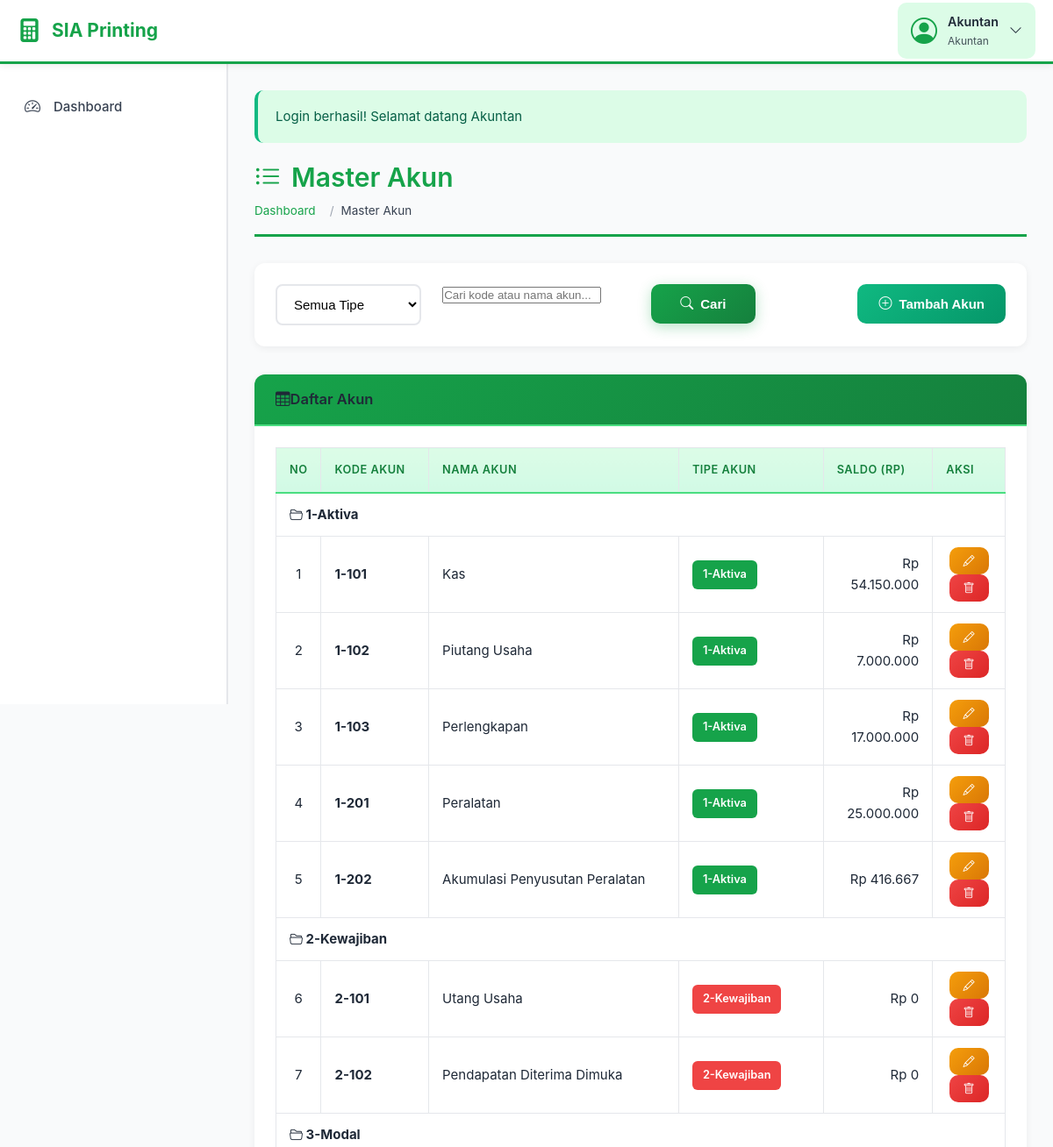
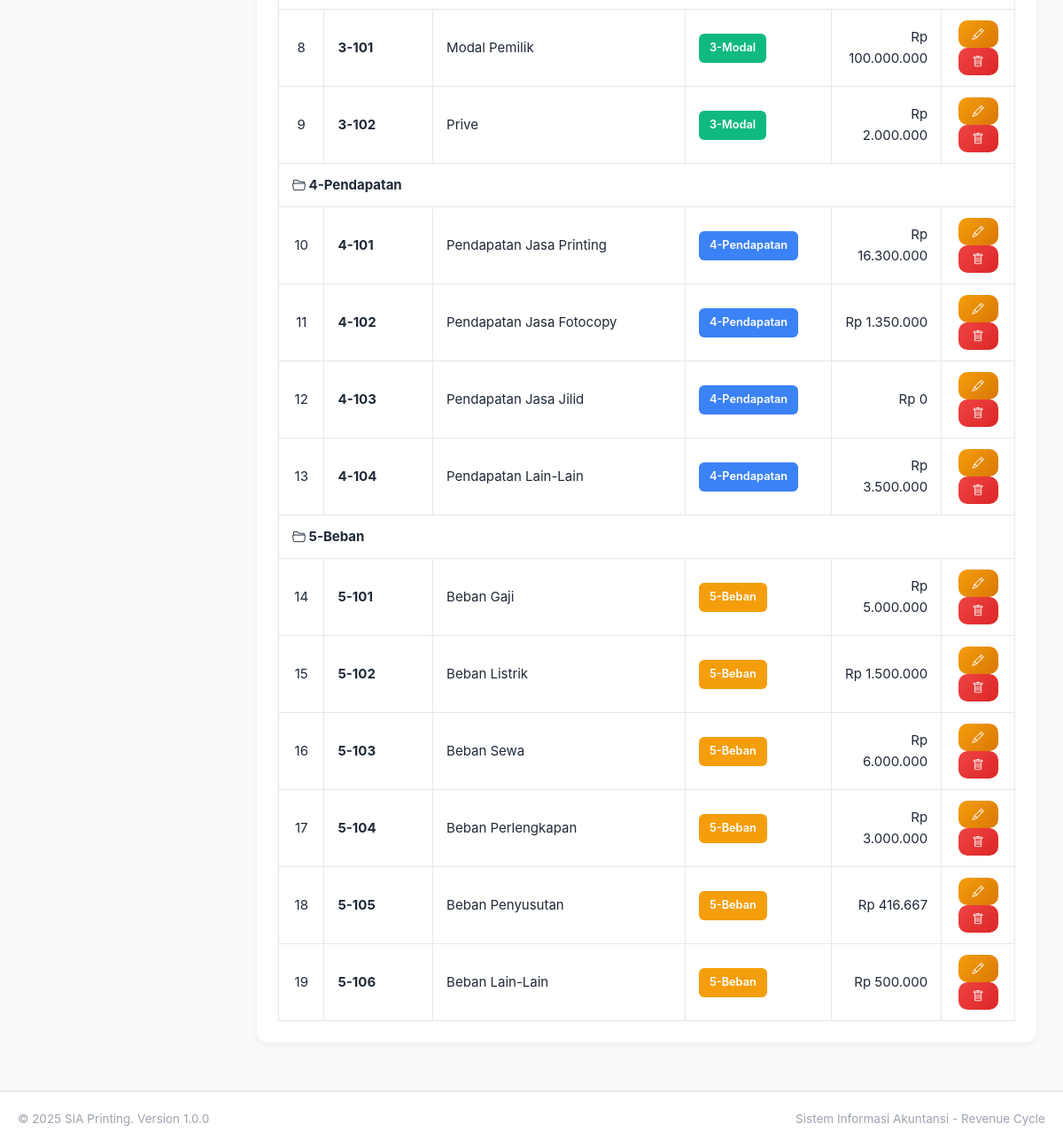
Screenshot of /master-akun.php (signed in) with the database file from the repository (2 pictures, top to bottom).
### tables this page shows
CREATE TABLE `master_akun` (
  `id_akun` int(11) NOT NULL,
  `kode_akun` varchar(20) NOT NULL,
  `nama_akun` varchar(100) NOT NULL,
  `tipe_akun` enum('1-Aktiva','2-Kewajiban','3-Modal','4-Pendapatan','5-Beban') NOT NULL,
  `saldo` decimal(15,2) DEFAULT 0.00,
  `created_at` timestamp NOT NULL DEFAULT current_timestamp()
);

### master-akun.php (the view, shortened to what this page needs)
<?php
require_once 'config.php';
$filter_tipe = isset($_GET['filter_tipe']) ? $_GET['filter_tipe'] : '';
$search = isset($_GET['search']) ? clean_input($_GET['search']) : '';
$query = "SELECT * FROM master_akun WHERE 1=1";
$query .= " ORDER BY kode_akun ASC";
$result = $conn->query($query);
include 'includes/header.php';
?>
<div class="page-title">
    <h1><i class="bi bi-list-ul me-2"></i>Master Akun</h1>
    <nav aria-label="breadcrumb">
        <ol class="breadcrumb">
            <li class="breadcrumb-item"><a href="dashboard.php">Dashboard</a></li>
            <li class="breadcrumb-item active">Master Akun</li>
        </ol>
    </nav>
</div>
<div class="card mb-4">
    <div class="card-body">
        <div class="row">
            <div class="col-md-8">
                <form method="GET" action="" class="row g-3">
                    <div class="col-md-4">
                        <select name="filter_tipe" class="form-select">
                            <option value="">Semua Tipe</option>
                        </select>
                    </div>
                    <div class="col-md-5">
                        <input type="text" name="search" class="form-control"
                               placeholder="Cari kode atau nama akun..."
                               value="<?php echo $search; ?>">
                    </div>
                    <div class="col-md-3">
                        <button type="submit" class="btn btn-primary w-100">
                            <i class="bi bi-search me-1"></i>Cari
                        </button>
                    </div>
                </form>
            </div>
            <div class="col-md-4 text-end">
                <button type="button" class="btn btn-success" data-bs-toggle="modal" data-bs-target="#modalTambah">
                    <i class="bi bi-plus-circle me-1"></i>Tambah Akun
                </button>
            </div>
        </div>
    </div>
</div>
<div class="card">
    <div class="card-header bg-primary text-white">
        <h5 class="mb-0">
            <i class="bi bi-table me-2"></i>Daftar Akun
        </h5>
    </div>
    <div class="card-body">
        <div class="table-responsive">
            <table class="table table-hover table-bordered">
                <thead class="table-light">
                    <tr>
                        <th width="5%" class="text-center">No</th>
                        <th width="15%">Kode Akun</th>
                        <th width="35%">Nama Akun</th>
                        <th width="20%">Tipe Akun</th>
                        <th width="15%" class="text-end">Saldo (Rp)</th>
                        <th width="10%" class="text-center">Aksi</th>
                    </tr>
                </thead>
                <tbody>
                    <?php if ($result->num_rows > 0): ?>
                        <?php
                        $no = 1;
                        $current_tipe = '';
                        while ($row = $result->fetch_assoc()):
                            if ($current_tipe != $row['tipe_akun'] && !$filter_tipe) {
                                $current_tipe = $row['tipe_akun'];
                        ?>
                                <tr class="table-secondary">
                                    <td colspan="6" class="fw-bold">
                                        <i class="bi bi-folder2-open me-2"></i>
                                        <?php echo $current_tipe; ?>
                                    </td>
                                </tr>
                        <?php } ?>
                            <tr>
                                <td class="text-center"><?php echo $no++; ?></td>
                                <td><strong><?php echo $row['kode_akun']; ?></strong></td>
                                <td><?php echo $row['nama_akun']; ?></td>
                                <td>
                                    <span class="badge <?php
                                        echo (strpos($row['tipe_akun'], '1-') !== false) ? 'bg-primary' :
                                             ((strpos($row['tipe_akun'], '2-') !== false) ? 'bg-danger' :
                                             ((strpos($row['tipe_akun'], '3-') !== false) ? 'bg-success' :
                                             ((strpos($row['tipe_akun'], '4-') !== false) ? 'bg-info' : 'bg-warning')));
                                    ?>">
                                        <?php echo $row['tipe_akun']; ?>
                                    </span>
                                </td>
                                <td class="text-end">
                                    <?php echo format_rupiah($row['saldo']); ?>
                                </td>
                                <td class="text-center">
                                    <button type="button" class="btn btn-sm btn-warning"
                                            onclick="editAkun(<?php echo htmlspecialchars(json_encode($row)); ?>)">
                                        <i class="bi bi-pencil"></i>
                                    </button>
                                    <button type="button" class="btn btn-sm btn-danger"
                                            onclick="hapusAkun(<?php echo $row['id_akun']; ?>, '<?php echo $row['kode_akun']; ?>', '<?php echo $row['nama_akun']; ?>')">
                                        <i class="bi bi-trash"></i>
                                    </button>
                                </td>
                            </tr>
                        <?php endwhile; ?>
                    <?php endif; ?>
                </tbody>
            </table>
        </div>
    </div>
</div>
<?php include 'includes/footer.php'; ?>

### assets/css/style.css (style rules this page uses)
* { margin: 0; padding: 0; box-sizing: border-box; }
:root { --primary-green: #16a34a; --dark-green: #15803d; --light-green: #4ade80; --very-light-green: #dcfce7; --accent-blue: #3b82f6; --dark-blue: #1e40af; --white: #ffffff; --off-white: #f9fafb; --light-gray: #e5e7eb; --medium-gray: #9ca3af; --dark-gray: #374151; --text-dark: #1f2937; --danger: #ef4444; --warning: #f59e0b; --success: #10b981; }
html, body { font-family: -apple-system, BlinkMacSystemFont, "Segoe UI", Roboto, "Helvetica Neue", Arial, sans-serif; background: var(--off-white); color: var(--text-dark); line-height: 1.6; font-size: 15px; }
body { min-height: 100vh; }
a { text-decoration: none; color: var(--primary-green); }
h1, h2, h3, h4, h5, h6 { font-weight: 600; line-height: 1.3; color: var(--text-dark); }
h1 { font-size: 2rem; }
h5 { font-size: 1.1rem; }
.btn { padding: 14px 24px; border: none; border-radius: 10px; font-size: 1rem; font-weight: 600; cursor: pointer; transition: all 0.3s ease; display: inline-flex; align-items: center; justify-content: center; gap: 8px; text-align: center; }
.btn-primary { background: linear-gradient(135deg, var(--primary-green), var(--dark-green)); color: var(--white); width: 100%; box-shadow: 0 4px 15px rgba(22, 163, 74, 0.3); }
.page-title { margin-bottom: 30px; padding-bottom: 15px; border-bottom: 3px solid var(--primary-green); }
.page-title h1 { color: var(--primary-green); margin-bottom: 8px; display: flex; align-items: center; gap: 12px; }
.breadcrumb { display: flex; gap: 8px; font-size: 0.9rem; color: var(--medium-gray); list-style: none; }
.breadcrumb-item { display: flex; align-items: center; gap: 8px; }
.breadcrumb-item::after { content: '/'; margin-left: 8px; }
.breadcrumb-item:last-child::after { content: ''; }
.breadcrumb-item.active { color: var(--dark-gray); }
.card { background: var(--white); border-radius: 12px; box-shadow: 0 2px 8px rgba(0, 0, 0, 0.06); margin-bottom: 24px; overflow: hidden; transition: all 0.3s ease; }
.card-header { padding: 18px 24px; background: linear-gradient(135deg, var(--very-light-green), #d1fae5); border-bottom: 2px solid var(--light-green); font-weight: 600; color: var(--dark-green); }
.card-header.bg-primary { background: linear-gradient(135deg, var(--primary-green), var(--dark-green)); color: var(--white); }
.card-body { padding: 24px; }
.row { display: flex; flex-wrap: wrap; margin: 0 -12px; }
.col-md-3 { flex: 0 0 25%; max-width: 25%; padding: 0 12px; }
.col-md-4 { flex: 0 0 33.333%; max-width: 33.333%; padding: 0 12px; }
.col-md-5 { flex: 0 0 41.666%; max-width: 41.666%; padding: 0 12px; }
.col-md-8 { flex: 0 0 66.666%; max-width: 66.666%; padding: 0 12px; }
.table-responsive { overflow-x: auto; }
.table { width: 100%; border-collapse: collapse; background: var(--white); }
.table thead th { background: linear-gradient(to bottom, var(--very-light-green), #d1fae5); color: var(--dark-green); font-weight: 600; text-transform: uppercase; font-size: 0.85rem; letter-spacing: 0.5px; padding: 15px; text-align: left; border-bottom: 2px solid var(--light-green); }
.table tbody td { padding: 12px 15px; border-bottom: 1px solid var(--light-gray); }
.table-bordered { border: 1px solid var(--light-gray); }
.table-bordered th, .table-bordered td { border: 1px solid var(--light-gray); }
.btn-success { background: linear-gradient(135deg, var(--success), #059669); color: var(--white); }
.btn-warning { background: linear-gradient(135deg, var(--warning), #d97706); color: var(--white); }
.btn-danger { background: linear-gradient(135deg, var(--danger), #dc2626); color: var(--white); }
.btn-sm { padding: 8px 16px; font-size: 0.875rem; }
.badge { display: inline-block; padding: 6px 12px; font-size: 0.85rem; font-weight: 600; border-radius: 6px; }
.bg-success { background: var(--success); color: var(--white); }
.bg-warning { background: var(--warning); color: var(--white); }
.bg-danger { background: var(--danger); color: var(--white); }
.bg-info { background: var(--accent-blue); color: var(--white); }
.bg-primary { background: var(--primary-green); color: var(--white); }
.form-select { width: 100%; padding: 12px 15px; border: 2px solid var(--light-gray); border-radius: 8px; font-size: 1rem; transition: all 0.3s ease; background: var(--white); }
.text-center { text-align: center; }
.text-end { text-align: right; }
.fw-bold { font-weight: 700; }
.mb-0 { margin-bottom: 0; }
.mb-4 { margin-bottom: 32px; }
[data-bs-toggle="modal"] { cursor: pointer; }

### rows the page displays
master_akun: tipe_akun "1-Aktiva", kode_akun "1-101", nama_akun "Kas", saldo "Rp 54.150.000"
master_akun: kode_akun "1-102", nama_akun "Piutang Usaha", tipe_akun "1-Aktiva", saldo "Rp 7.000.000"
master_akun: kode_akun "1-103", nama_akun "Perlengkapan", tipe_akun "1-Aktiva", saldo "Rp 17.000.000"
master_akun: kode_akun "1-201", nama_akun "Peralatan", tipe_akun "1-Aktiva", saldo "Rp 25.000.000"
master_akun: kode_akun "1-202", nama_akun "Akumulasi Penyusutan Peralatan", tipe_akun "1-Aktiva", saldo "Rp 416.667"
master_akun: tipe_akun "2-Kewajiban", kode_akun "2-101", nama_akun "Utang Usaha", saldo "Rp 0"
master_akun: kode_akun "2-102", nama_akun "Pendapatan Diterima Dimuka", tipe_akun "2-Kewajiban", saldo "Rp 0"
master_akun: tipe_akun "3-Modal", kode_akun "3-101", nama_akun "Modal Pemilik", saldo "Rp 100.000.000"
master_akun: kode_akun "3-102", nama_akun "Prive", tipe_akun "3-Modal", saldo "Rp 2.000.000"
master_akun: tipe_akun "4-Pendapatan", kode_akun "4-101", nama_akun "Pendapatan Jasa Printing", saldo "Rp 16.300.000"
master_akun: kode_akun "4-102", nama_akun "Pendapatan Jasa Fotocopy", tipe_akun "4-Pendapatan", saldo "Rp 1.350.000"
master_akun: kode_akun "4-103", nama_akun "Pendapatan Jasa Jilid", tipe_akun "4-Pendapatan", saldo "Rp 0"
master_akun: kode_akun "4-104", nama_akun "Pendapatan Lain-Lain", tipe_akun "4-Pendapatan", saldo "Rp 3.500.000"
master_akun: tipe_akun "5-Beban", kode_akun "5-101", nama_akun "Beban Gaji", saldo "Rp 5.000.000"
master_akun: kode_akun "5-102", nama_akun "Beban Listrik", tipe_akun "5-Beban", saldo "Rp 1.500.000"
master_akun: kode_akun "5-103", nama_akun "Beban Sewa", tipe_akun "5-Beban", saldo "Rp 6.000.000"
master_akun: kode_akun "5-104", nama_akun "Beban Perlengkapan", tipe_akun "5-Beban", saldo "Rp 3.000.000"
master_akun: kode_akun "5-105", nama_akun "Beban Penyusutan", tipe_akun "5-Beban", saldo "Rp 416.667"
master_akun: kode_akun "5-106", nama_akun "Beban Lain-Lain", tipe_akun "5-Beban", saldo "Rp 500.000"

### other values shown
APP_NAME "SIA Printing"
$_SESSION['nama'] "Akuntan"
$_SESSION['user_role'] "Akuntan"
$alert['message'] "Login berhasil! Selamat datang Akuntan"
APP_VERSION "1.0.0"
